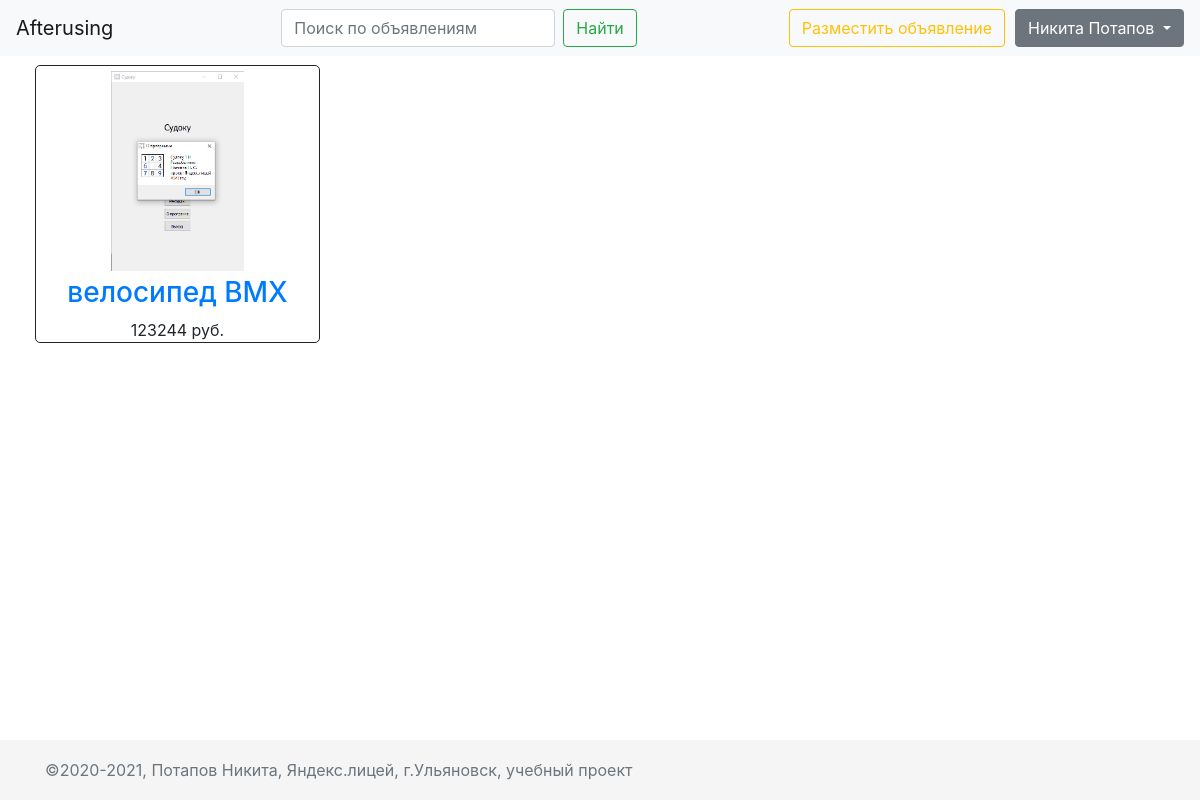
The page / (signed in) on the database its author committed.
### data/users.py (models this page shows, shortened)
class User(SqlAlchemyBase, UserMixin, SerializerMixin):
    __tablename__ = 'users'
    id = sqlalchemy.Column(sqlalchemy.Integer,
                           primary_key=True, autoincrement=True)
    name = sqlalchemy.Column(sqlalchemy.String, nullable=True)
    email = sqlalchemy.Column(sqlalchemy.String,
                              index=True, unique=True, nullable=True)
    hashed_password = sqlalchemy.Column(sqlalchemy.String, nullable=True)
    modified_date = sqlalchemy.Column(sqlalchemy.DateTime)
    products = orm.relation("Product", back_populates='user')

### data/products.py (models this page shows, shortened)
class Product(SqlAlchemyBase, SerializerMixin):
    __tablename__ = 'products'
    id = sqlalchemy.Column(sqlalchemy.Integer,
                           primary_key=True, autoincrement=True, index=True)
    user_id = sqlalchemy.Column(sqlalchemy.Integer, sqlalchemy.ForeignKey('users.id'))
    user = orm.relation('User')
    path_to_img = sqlalchemy.Column(sqlalchemy.String, nullable=True)
    cost = sqlalchemy.Column(sqlalchemy.Integer, nullable=True)
    title = sqlalchemy.Column(sqlalchemy.String, nullable=True, index=True)
    content = sqlalchemy.Column(sqlalchemy.String, nullable=True)
    contact_number = sqlalchemy.Column(sqlalchemy.String, nullable=True)
    created_date = sqlalchemy.Column(sqlalchemy.DateTime)
    low_title = sqlalchemy.Column(sqlalchemy.String, nullable=True, index=True)
    low_content = sqlalchemy.Column(sqlalchemy.String, nullable=True)

### main.py (the view)
@app.route('/', methods=['GET', 'POST'])
def main_page():
    if request.method == 'GET':
        db_sess = db_session.create_session()
        search_phrase = request.args.get('q')
        if search_phrase:
            products = db_sess.query(Product).filter(
                (Product.low_title.contains(search_phrase)) | (
                    Product.low_content.contains(search_phrase))).all()
        else:
            products = db_sess.query(Product).all()
        products = sorted(products, key=lambda x: x.created_date, reverse=True)
        for i in range(len(products)):
            if products[i].path_to_img is None:
                products[i].path_to_img = os.path.join(PRODUCT_IMG_PATH, 'no_photo.png')
        params = {
            'title': 'Все объявления',
            'products': products,
        }
        return render_template('index.html', **params)
    elif request.method == 'POST':
        return 'POST METHOD'

### data/db_session.py (called while the page is built)
def create_session() -> Session:
    global __factory
    return __factory()

### main.py (called while the page is built)
@login_manager.user_loader
def load_user(user_id):
    db_sess = db_session.create_session()
    return db_sess.query(User).get(user_id)

### templates/index.html
{% extends "base.html" %}
{% block content %}
    {% include 'products_grid.html' %}
{% endblock %}

### templates/header.html (shortened to what this page needs)
{% block header %}
<nav class="navbar navbar-expand-md navbar-light fixed-top bg-light">
    <div class="collapse navbar-collapse d-flex justify-content-between" id="navbarCollapse">
        <div class="nav-item">
            <a class="navbar-brand" href="/">Afterusing</a>
        </div>
        <div class="nav-item">
            <form class="form-inline mt-2 mt-md-0">
                <input class="form-control mr-sm-2" type="text" placeholder="Поиск по объявлениям"
                       aria-label="Search" name="q" value="{{ request.args.get('q', '') }}">
                <button class="btn btn-outline-success my-2 my-sm-0" type="submit">Найти</button>
            </form>
        </div>
        <div class="nav-item">
            <div class="d-flex">
                <a class="btn btn-outline-warning my-2 my-sm-0" style="margin-right: 10px;" href="/add_product">Разместить объявление</a>
                {% if current_user.is_authenticated %}
                <div class="dropdown">
                  <a class="btn btn-secondary dropdown-toggle" href="#" role="button" id="dropdownMenuLink" data-toggle="dropdown" aria-haspopup="true" aria-expanded="false">
                    {{ current_user.name }}
                  </a>
                </div>
                {% else %}
                <div class="d-flex">
                    <a class="btn btn-outline-info my-2 my-sm-0" href="/register">Зарегистрироваться</a>
                    <a class="btn btn-secondary my-2 my-sm-0" href="/login">Войти</a>
                </div>
                {% endif %}
            </div>
        </div>
    </div>
</nav>
{% endblock %}

### templates/one_product_template.html (shortened to what this page needs)
{% block one_product %}
<div class="product-container d-flex align-items-center d-flex justify-content-center col-xl-3 col-lg-4 col-md-4 col-sm-4 col-12">
    <div class="single-product">
        <div class="product-img d-flex justify-content-center">
            <a href="/product_details/{{ product.id }}" onerror="this.src = '/static/img/product_imgs/net-photo.png'">
                <img class="default-img" src="{{ product.path_to_img }}" alt="фотография">
            </a>
        </div>
        <div class="product-content">
            <h3 class="d-flex justify-content-center"><a href="/product_details/{{ product.id }}">{{ product.title }}</a></h3>
            <div class="product-price d-flex justify-content-center">
                <span>{{ product.cost }} руб.</span>
            </div>
        </div>
    </div>
</div>
{% endblock %}

### static/css/style.css (style rules this page uses)
html { position: relative; min-height: 100%; }
body { margin-bottom: 60px; max-height: 100%; }
img { display: block; margin: 5px; max-width: 100%; height: auto; }
.product-container { margin: 5px; border: 1px solid; border-radius: 5px; }
.product-content { bottom: 0; word-break: break-word; }
.default-img { max-height: 25vh; object-fit: cover; }

### rows shown on the page
User: name "Никита Потапов"
Product: title "велосипед BMX", cost "123244"
